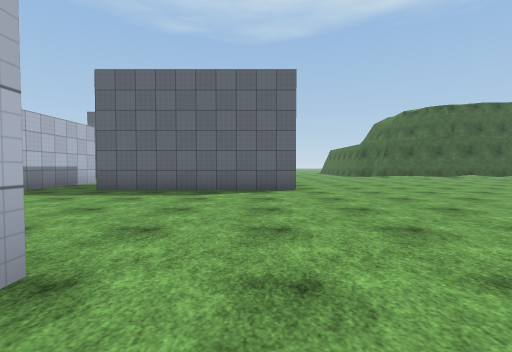
[1] (above)

15 first-person views from a walk through a 3-D level made in the Unity game engine. The camera is 1.2 m above the floor, tilts 2° down and sees 85° across. The floor is counted in squares, 2 m on a side. Each view is taken from the middle of a square. On the plan, view 1 faces up. The plan holds only what a view shows up to about 9 squares ahead; the rest is blank. The place goes on beyond the plan. Surface patterns are stand-ins for the level's own textures.

[2]
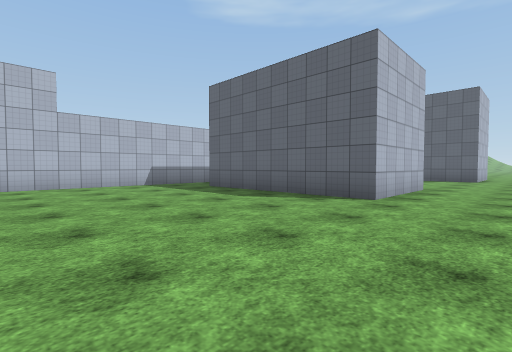

[3]
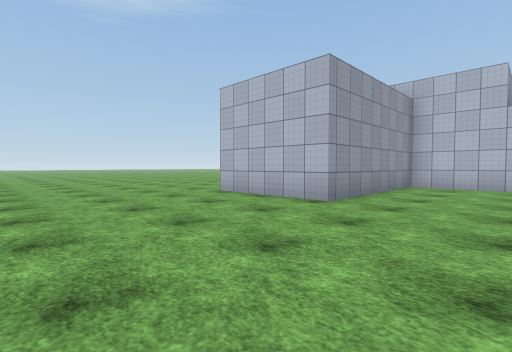

[4]
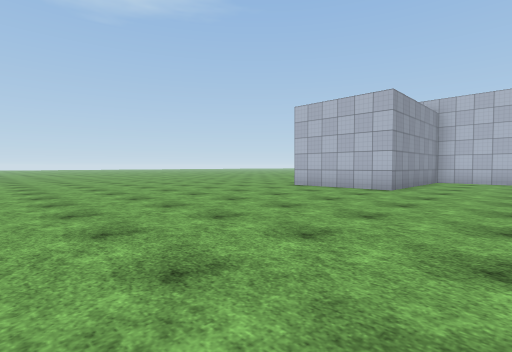

[5]
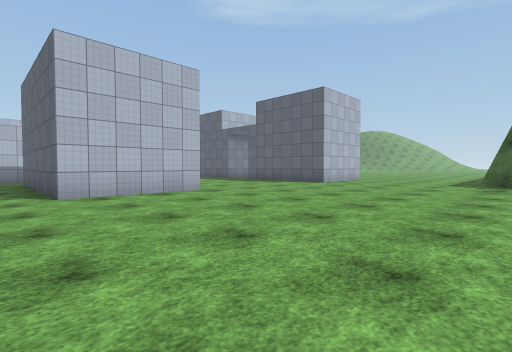

[6]
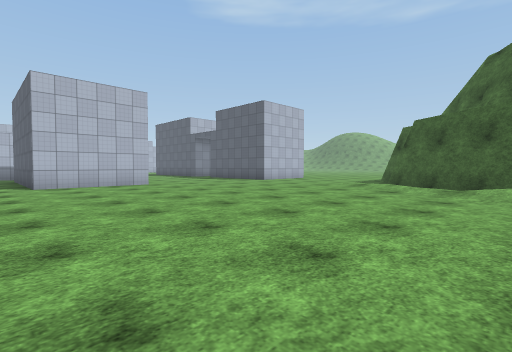

[7]
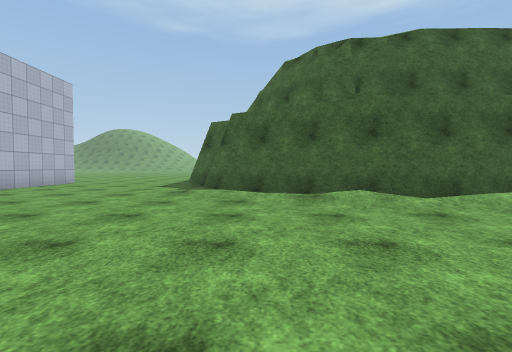

[8]
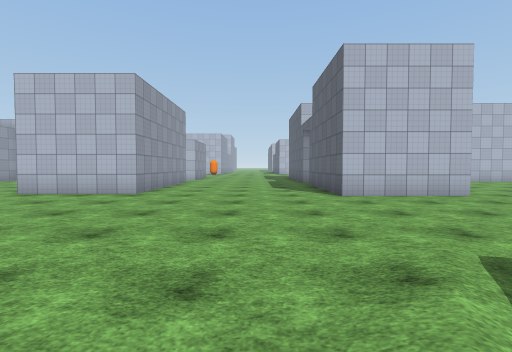

[9]
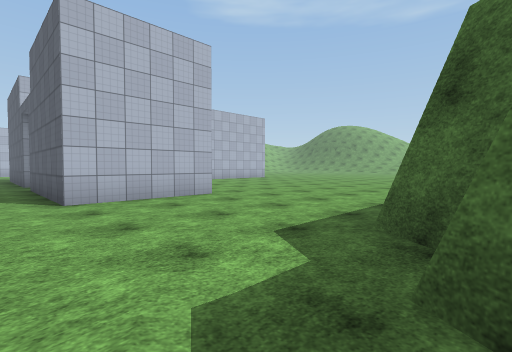

[10]
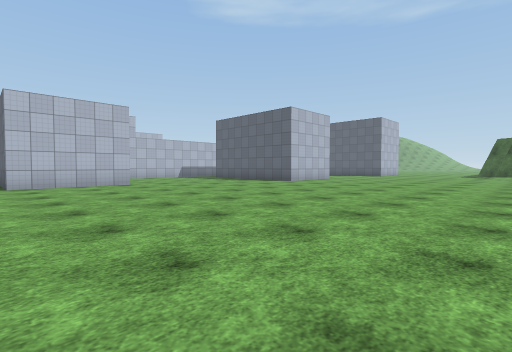

[11]
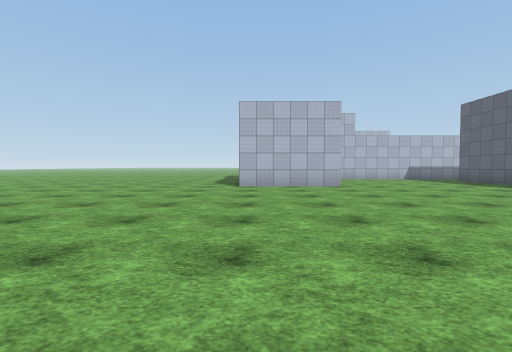

[12]
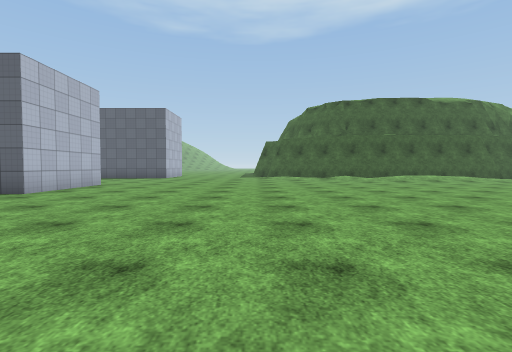

[13]
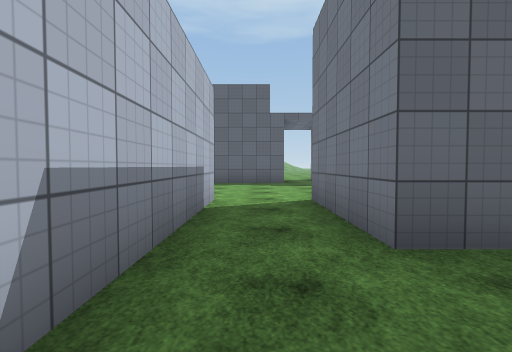

[14]
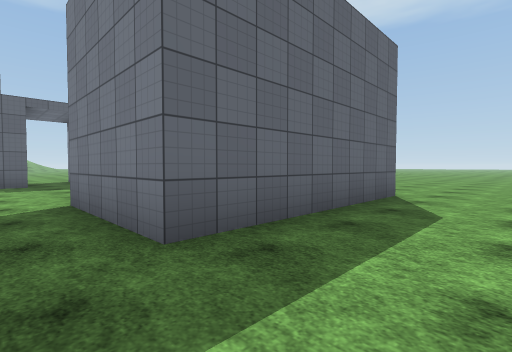

[15]
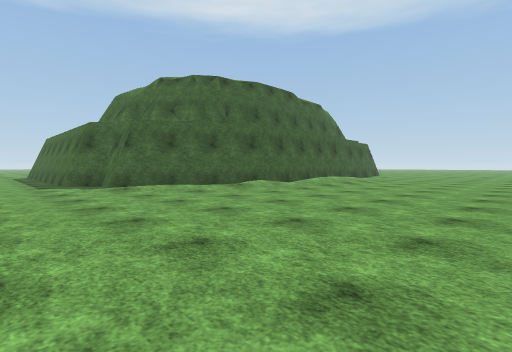

### Floor plan
Key: @ floor where view 1 was taken; # wall or solid block; . floor; / step, stairs or slope; = window, fence, low wall or low ledge; v drop or lower ground.
Columns run from 6 left of view 1 to 11 right of it. Each row starts with its distance up from view 1.
 23          ..
 22         ...
 21        ....
 20       ......
 19       ......
 18        #....v
 17        #....###v
 16        #.....#=#/
 15  ##.####.....#####
 14 ............//###
 13 .... .........//##
 12 ...  ..........///
 11 ...  .............
 10 #.#  ###..........
  9 #.#    #..........
  8 #.#    #..........
  7 #.######..........
  6 #.................
  5 #................
  4 #...............
  3 #..............
  2 #..............
  1 ######.........
  0    ###@........
 -1    ###.........
 -2     ...........
 -3     .........
 -4     .........

Where each view was taken, in squares from view 1:
view 1: 0 up, 0 right, facing up
view 2: 2 up, 3 right, facing up-left
view 3: 4 up, 3 right, facing down-left
view 4: 4 up, 6 right, facing down-left
view 5: 6 up, 7 right, facing up-left
view 6: 6 up, 10 right, facing up-left
view 7: 8 up, 8 right, facing up
view 8: 13 up, 8 right, facing left
view 9: 14 up, 7 right, facing up-left
view 10: 2 down, 8 right, facing up-left
view 11: 1 down, 7 right, facing left
view 12: 1 up, 6 right, facing up
view 13: 5 up, 5 left, facing up
view 14: 5 up, 5 left, facing up-right
view 15: 7 up, 4 right, facing up-right
